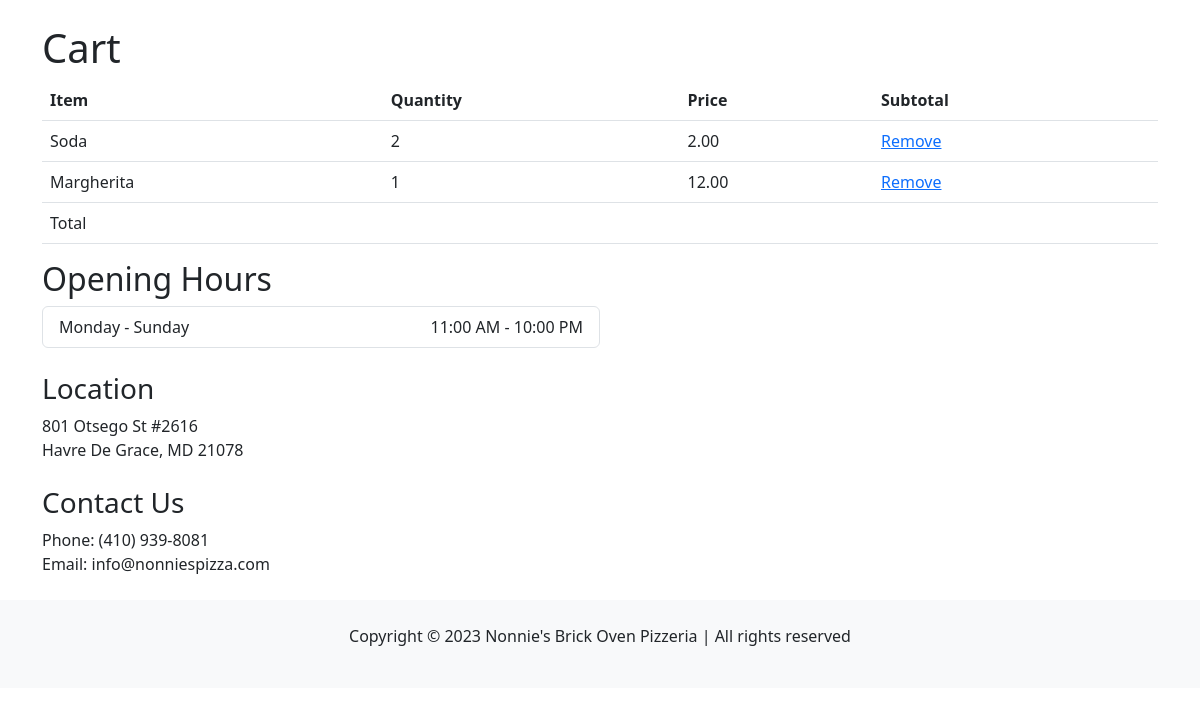
Before: /menu/cart (signed in) with the older database file.
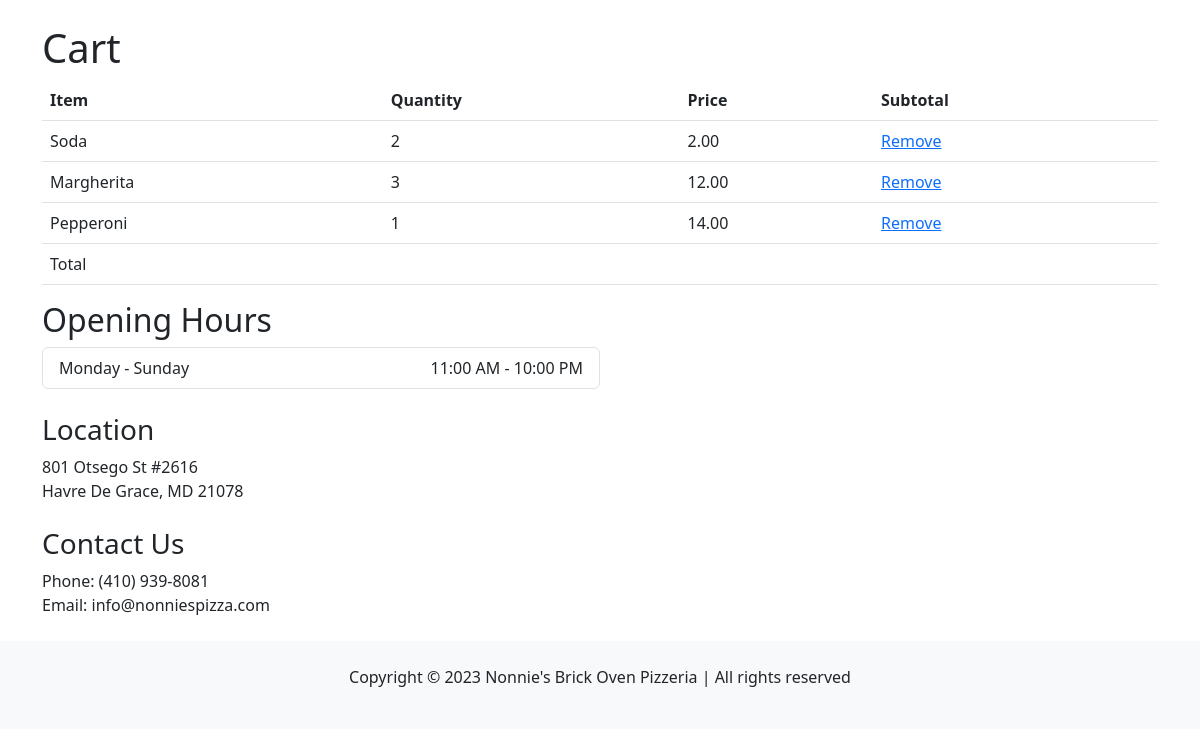
After: the same page with the newer database file.
### menu/models.py (models this page shows, shortened)
class CartItem(models.Model):
    cart = models.ForeignKey(Cart, on_delete=models.CASCADE)
    item = models.ForeignKey(Item, on_delete=models.CASCADE)
    quantity = models.IntegerField(default=1)

class Item(models.Model):
    name = models.CharField(max_length=100)
    description = models.TextField(blank=True)
    price = models.DecimalField(max_digits=6, decimal_places=2)
    category = models.ForeignKey(Category, on_delete=models.CASCADE, related_name='items')
    image = models.TextField(blank=True)

### menu/views.py (the view)
# urls.py: path("menu/cart", views.cart, name = "cart"),
@login_required
def cart(request):
    user_cart, created = Cart.objects.get_or_create(user=request.user)
    cart_items = CartItem.objects.filter(cart=user_cart)
    total_price = 0
    for item in cart_items:
        total_price += item.item.price * item.quantity
    context = {
        'cart_items': cart_items,
        'total_price': total_price,
    }
    return render(request, 'cart.html', context)

### menu/templates/cart.html (shortened to what this page needs)
<!doctype html>
<html lang="en">
<head>
  <link href="https://cdn.jsdelivr.net/npm/bootstrap@5.3.0-alpha3/dist/css/bootstrap.min.css" rel="stylesheet">
</head>
<body>
    <div class="container mt-4">
        <h1>Cart</h1>
        {% if cart_items %}
          <table class="table table-hover">
            <thead>
              <tr>
                <th>Item</th>
                <th>Quantity</th>
                <th>Price</th>
                <th>Subtotal</th>
              </tr>
            </thead>
            <tbody>
              {% for item in cart_items %}
                <tr>
                  <td>{{ item.item.name }}</td>
                  <td>{{ item.quantity }}</td>
                  <td>{{ item.item.price }}</td>
                  <td><a href="{% url 'remove_from_cart' item.pk %}">Remove</a></td>
                </tr>
              {% endfor %}
            </tbody>
            <tfoot>
              <tr>
                <td colspan="3">Total</td>
                <td>{{ total }}</td>
              </tr>
            </tfoot>
          </table>
        {% else %}
          <p>Your cart is empty.</p>
        {% endif %}
      <div class="col-md-6 mb-4">
        <h2>Opening Hours
        </h2>
        <ul class="list-group">
        <li class="list-group-item d-flex justify-content-between align-items-center">
            Monday - Sunday
            <span>11:00 AM - 10:00 PM</span>
        </li>
        </ul>
        <div class="mt-4">
        <h3>Location</h3>
        <p>801 Otsego St #2616<br> Havre De Grace, MD 21078</p>
        </div>
        <div class="mt-4">
        <h3>Contact Us</h3>
        <p>Phone: (410) 939-8081<br> Email: info@nonniespizza.com</p>
        </div>
        </div>
        </div>
        <footer class="bg-light py-4">
        <div class="container text-center">
        <p>Copyright © 2023
        Nonnie's Brick Oven Pizzeria | All rights reserved</p>
        </div>
        </footer>
        </body>
        </html>

Changed rows visible on the page:
changed CartItem "Margherita": quantity "1" → "3"
added CartItem: item.name "Pepperoni", quantity "1", item.price "14.00"
